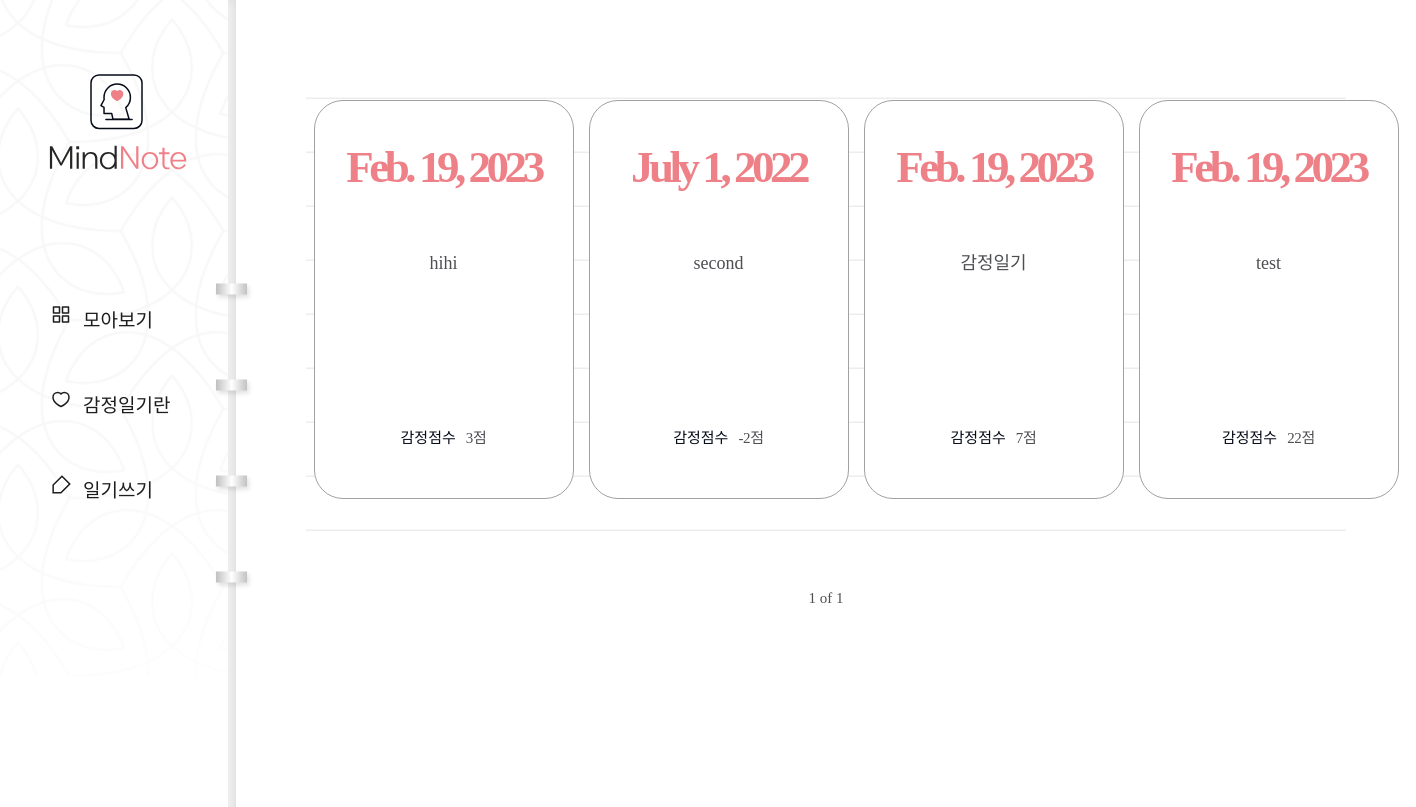
Before: /diary/ with the older database file.
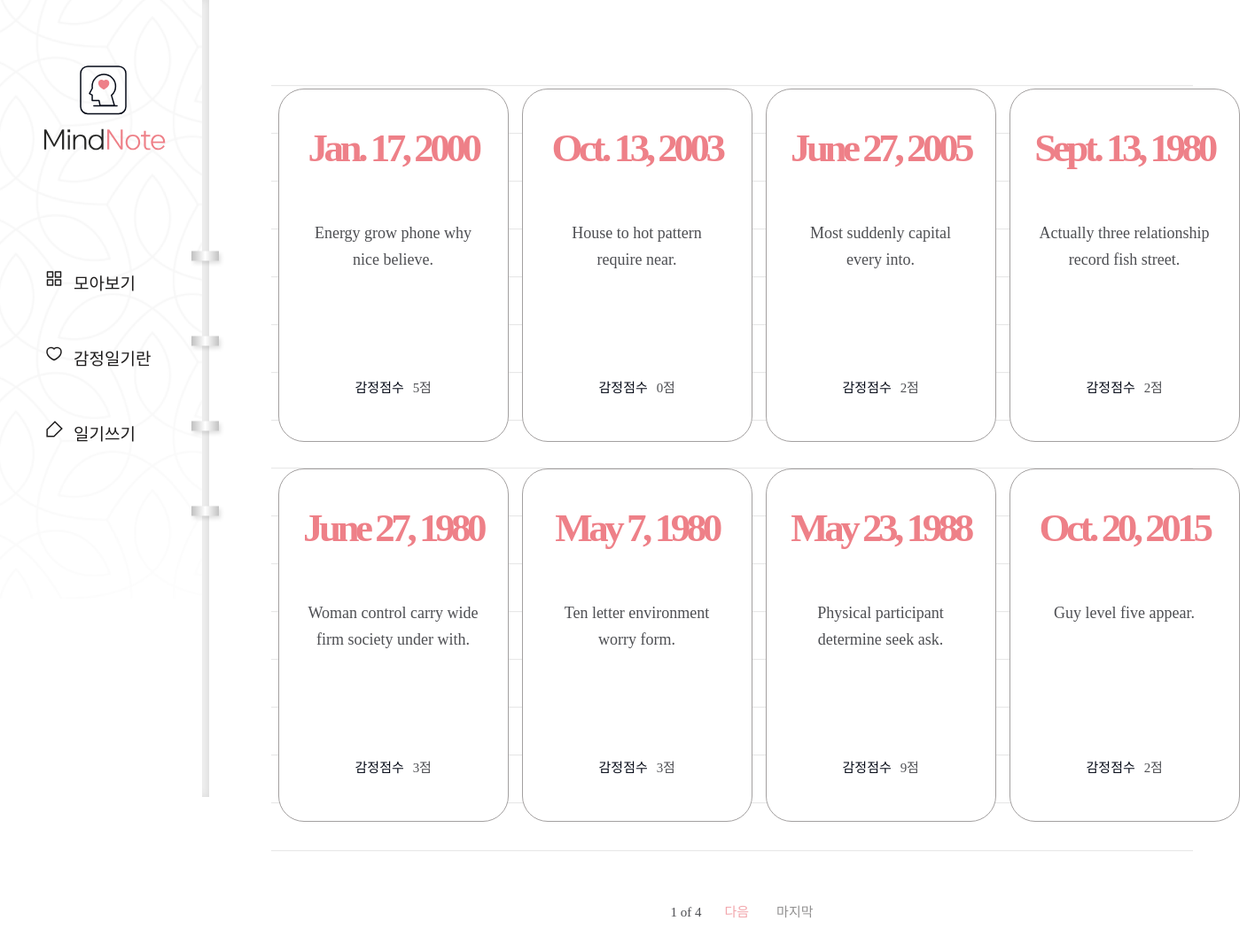
After: the same page with the newer database file.
### diary/models.py (models this page shows, shortened)
class Page(models.Model):
    title = models.CharField(max_length=100, validators=[validate_no_hash])
    content = models.TextField(validators=[validate_no_hash])
    feeling = models.CharField(
        max_length=80, validators=[validate_no_hash, validate_no_numbers]
    )
    score = models.IntegerField(validators=[validate_score])
    dt_created = models.DateField()

### diary/views.py (the view)
# urls.py: path("diary/", views.page_list, name="page-list"),
def page_list(request):
    object_list = Page.objects.all()
    paginator = Paginator(object_list, 8)
    curr_page_num = request.GET.get("page")
    if curr_page_num is None:
        curr_page_num = 1
    page = paginator.page(curr_page_num)
    return render(request, "diary/page_list.html", {"page": page})

### diary/templates/diary/page_list.html (shortened to what this page needs)
{% extends './base.html' %}
{% load static %}
{% block content %}
  {% if page.object_list %}
    <div class="wrap-note">
      <div class="note">
        <div class="note-list">
          <ul>
            {% for obj in page.object_list %}
              <li>
                <a href="{% url 'page-detail' obj.id %}">
                  <div class="date">
                    <span>{{ obj.dt_created }}</span>
                  </div>
                  <h2>{{ obj.title }}</h2>
                  <div class="score">
                    <p>감정점수</p>
                    <span>{{ obj.score }}점</span>
                  </div>
                </a>
              </li>
            {% endfor %}
          </ul>
        </div>
        <div class="paging">
          <span class="page">
            <p>{{ page.number }} of {{ page.paginator.num_pages }}</p>
          </span>
        {% if page.has_next %}
          <a href="?page={{ page.next_page_number }}" class="next">다음</a>
          <a href="?page={{ page.paginator.num_pages }}" class="last">마지막</a>
        {% endif %}
        </div>
      </div>
    </div>
  {% endif %}
{% endblock content %}

### diary/templates/diary/base.html (shortened to what this page needs)
{% load static %}
<!DOCTYPE html>
<html lang="ko">
    <head>
        <link rel="stylesheet" href="{% static 'diary/css/styles.css' %}">
        <link rel="stylesheet" type="text/css" href="https://cdn.rawgit.com/moonspam/NanumSquare/master/nanumsquare.css">
        <link rel="stylesheet" href="https://cdn.jsdelivr.net/gh/projectnoonnu/noonfonts_two@1.0/NanumBarunpen.woff">
    </head>
    <body>
        <div class="menu">
            <h1><a href="{% url 'page-list' %}"><img src="{% static 'diary/image/logo02.svg' %}"></a></h1>
            <ul>
                <li><a href="{% url 'page-list' %}">모아보기</a></li>
                <li><a href="{% url 'info' %}">감정일기란</a></li>
                <li><a href="{% url 'page-create' %}">일기쓰기</a></li>
            </ul>
        </div>
        {% block content %}
        {% endblock content %}
    </body>
</html>

### diary/static/diary/css/styles.css (style rules this page uses)
h1,h2,h3,p,a,ul,li { margin: 0; padding: 0; font-family: 'NanumSquare'; list-style: none; text-decoration: none; outline: none; }
html { position: relative; min-height: 100%; margin: 0; }
body { margin: 0; padding: 0; -webkit-font-smoothing: antialiased; -moz-osx-font-smoothing: auto; }
img { max-width: 100%; margin: 0; padding: 0; border: 0; }
.menu { position: fixed; width: 236px; height: 100vh; min-height: 900px; background: url(../image/menu-bg.png) no-repeat left top/contain; z-index: 99; }
.menu:before { content: ""; display: block; position: absolute; width: 8px; height: 100%; top: 0; right: 0; background-color: #f6f6f6; box-shadow: inset -3px 0 8px 0 rgba(0, 0, 0, 0.11); }
.menu:after { content: ""; display: block; position: absolute; width: 43px; height: 353px; top: 48%; right: -21px; transform: translateY(-50%); background: url(../image/notespring.svg) no-repeat; }
.menu h1 { position: absolute; margin-left: 49px; top: 74px; }
.menu ul { position: absolute; top: 48%; transform: translateY(-50%); }
.menu ul li { margin-bottom: 58px; padding-left: 83px; }
.menu ul li a { display: block; position: relative; font-family: NanumSquareR; color: #1e1c1c; font-size: 19px; }
.menu ul li a:after { content: ""; display: block; position: absolute; width: 21px; height: 20px; top: 0; left: -32px; background: url(../image/ic-feed-white.svg) no-repeat; }
.menu ul li:first-child a:after { background: url(../image/ic-feed-black.svg) no-repeat; }
.menu ul li:nth-child(2) a:after { background: url(../image/ic-heart-black.svg) no-repeat; }
.menu ul li:last-child a:after { background: url(../image/ic-pen-black.svg) no-repeat; }
.wrap-note .note { padding-left: 236px; padding-top: 50px; padding-bottom: 200px; }
.note-list { margin: 0 70px; padding-top: 50px; background: url(../image/note-bg.svg) repeat-x center/1535px 974px; }
.note-list ul { overflow: hidden; width: 1100px; margin: 0 auto; padding-bottom: 50px; }
.note-list ul li { float: left; width: 25%; padding-bottom: 30px; }
.note-list ul li a { display: block; width: 258px; height: 397px; margin: 0 auto; background: #fff; border: solid 1px #a3a0a0; border-radius: 29px; }
.note-list ul li a .date { margin-top: 40px; margin-bottom: 55px; text-align: center; }
.note-list ul li a .date span { display: block; font-family: 'NanumSquare'; color: #ee8088; font-weight: 700; font-size: 45px; letter-spacing: -4.47px; }
.note-list ul li a h2 { width: 196px; height: 150px; margin: 0 auto; font-family: 'NanumBarunpen'; color: #4e4f53; font-weight: normal; font-size: 18px; line-height: 1.67; text-align: center; }
.note-list ul li a .score { margin-top: 28px; text-align: center; }
.note-list ul li a .score p { display: inline-block; font-family: 'NanumSquare'; color: #060b18; font-size: 15px; }
.note-list ul li a .score span { padding-left: 6px; font-family: 'NanumBarunpen'; color: #4e4f53; font-size: 15px; letter-spacing: -0.29px; }
.paging { margin-top: 10px; text-align: center; }
.paging a { display: inline-block; font-family: 'NanumSquare'; font-size: 15px; }
.paging .first,.paging .last { color: #929191; }
.paging .last { margin-left: 27px; }
.paging .prev,.paging .next { color: #f2a6ac; }
.paging span { display: inline-block; }
.paging span p { margin: 0 22px; font-family: 'NanumSquare'; color: #4e4f53; font-size: 15px; }

Changed rows visible on the page:
removed Page: dt_created "Feb. 19, 2023", title "hihi", score "3"
removed Page: dt_created "July 1, 2022", title "second", score "-2"
removed Page: dt_created "Feb. 19, 2023", title "감정일기", score "7"
removed Page: dt_created "Feb. 19, 2023", title "test", score "22"
added Page: dt_created "Jan. 17, 2000", title "Energy grow phone why nice believe.", score "5"
added Page: dt_created "Oct. 13, 2003", title "House to hot pattern require near.", score "0"
added Page: dt_created "June 27, 2005", title "Most suddenly capital every into.", score "2"
added Page: dt_created "Sept. 13, 1980", title "Actually three relationship record fish street.", score "2"
added Page: dt_created "June 27, 1980", title "Woman control carry wide firm society under with.", score "3"
added Page: dt_created "May 7, 1980", title "Ten letter environment worry form.", score "3"
added Page: dt_created "May 23, 1988", title "Physical participant determine seek ask.", score "9"
added Page: dt_created "Oct. 20, 2015", title "Guy level five appear.", score "2"
Other visible differences:
{{ page.paginator.num_pages }}: "1" → "4"
text now shown: "다음 마지막"
